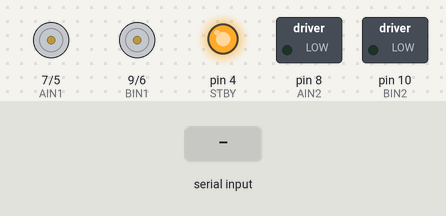
Simulated run of this sketch. Board: Arduino Uno, built with avr-gcc and run on an emulated ATmega328P. On the bench: direction and speed pins drawn as motors (green arrow = direction pin HIGH = forward, orange = LOW = backward, longer = more drive, stopped while the standby pin is LOW), switched loads named in the sketch (green lamp = pin HIGH), output pins drawn as LEDs (lit = HIGH). Inputs (shaded band) come from the test bench. What the sketch prints to the serial monitor is not drawn.

Above: at 1.2 s.
1.3 s: "90,45\n" received over the second serial link
At 1.55 s:
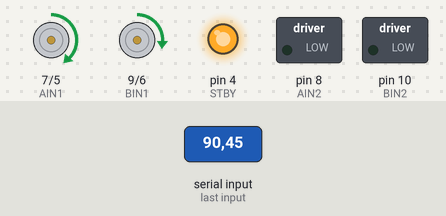
3.3 s: "30,150\n" received over the second serial link
At 3.55 s:
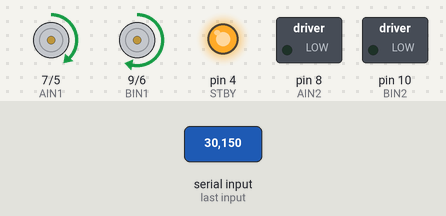
5.3 s: "1,90\n" received over the second serial link
At 5.7 s:
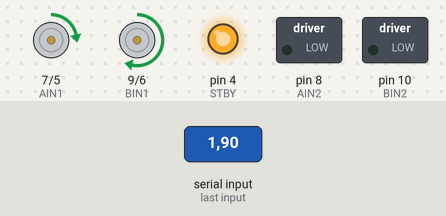
Timing chart, 0 to 8.3 s (numbered marks = the images above; inputs shaded):
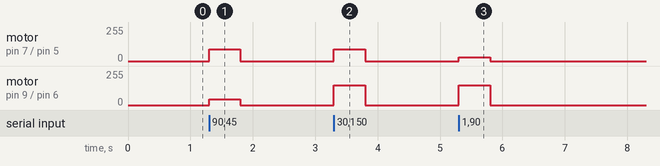

Measured:
- after the input at 1.3 s, motor on pin 7 (AIN1) / pin 5 (PWMA): stopped → forward 90/255 at once, → stopped 0.50 s later; motor on pin 9 (BIN1) / pin 6 (PWMB): stopped → forward 45/255 at once, → stopped 0.50 s later
- after the input at 3.3 s, motor on pin 7 (AIN1) / pin 5 (PWMA): stopped → forward 90/255 at once, → stopped 0.50 s later; motor on pin 9 (BIN1) / pin 6 (PWMB): stopped → forward 150/255 at once, → stopped 0.50 s later
- after the input at 5.3 s, motor on pin 7 (AIN1) / pin 5 (PWMA): stopped → forward 30/255 at once, → stopped 0.50 s later; motor on pin 9 (BIN1) / pin 6 (PWMB): stopped → forward 150/255 at once, → stopped 0.50 s later

The sketch:

Arduino_Motor_Executor.ino
```cpp
/*
  ============================================================
  Vel Project — Arduino Uno R3 Motor Executor
  ============================================================
  Flash this SAME sketch onto BOTH Arduino Uno R3 boards (one
  per rover). It does not run any algorithm — it just listens
  for "leftSpeed,rightSpeed\n" commands over a serial link from
  the ESP32 "brain" board and drives the TB6612FNG motor shield
  accordingly. All Vel-v6.0 / PSO logic lives on the ESP32.

  ------------------------------------------------------------
  WIRING: TB6612FNG shield -> Arduino Uno
  ------------------------------------------------------------
  Your LAFVIN V2 kit uses a TB6612FNG driver, NOT an L298N.
  The pin numbers below are the shield's typical default
  mapping. CHECK the silkscreen labels on your shield before
  trusting this — if it's wired differently, just edit the
  six numbers below to match. If you aren't sure, use the
  separate "Pin_Test" sketch included in this folder first.

      TB6612FNG pin        Arduino Uno pin
      -------------------  ---------------
      PWMA (left speed)    5   (PWM ~)
      AIN1 (left dir)      7
      AIN2 (left dir)      8
      PWMB (right speed)   6   (PWM ~)
      BIN1 (right dir)     9
      BIN2 (right dir)     10
      STBY (enable)        4

  ------------------------------------------------------------
  WIRING: Arduino <-> ESP32 serial link (ONE-WAY, no resistors)
  ------------------------------------------------------------
  This build uses a ONE-WAY link: the ESP32 sends motor commands
  to the Arduino, and the Arduino never talks back. That means
  only a single wire is needed, and no voltage divider is
  required at all.

      ESP32 TX (GPIO17) -----------------> Arduino pin 2 (RX)

  That's it — one wire, plus a shared ground between the two
  boards (see below). We do NOT wire anything from the Arduino
  back to the ESP32, so there's no 5V-into-3.3V-pin risk to
  worry about.

  IMPORTANT: Arduino GND and ESP32 GND must still be connected
  together (through the breadboard's ground rail), or the
  serial signal won't read correctly even with the one wire
  connected.
  ============================================================
*/

#include <SoftwareSerial.h>

const int ESP32_TX_TO_HERE = 2;   // Arduino pin 2 <- ESP32 TX (GPIO17)
const int UNUSED_TX_PIN    = 11;  // required by the library, not physically wired
SoftwareSerial espLink(ESP32_TX_TO_HERE, UNUSED_TX_PIN);

// ---- TB6612FNG pin map (edit if yours differs) ----
const int PWMA = 5;   // left motor speed
const int AIN1 = 7;   // left motor direction
const int AIN2 = 8;
const int PWMB = 6;   // right motor speed
const int BIN1 = 9;   // right motor direction
const int BIN2 = 10;
const int STBY = 4;   // must be HIGH or NOTHING will spin

String incoming = "";
unsigned long lastCommandTime = 0;
const unsigned long COMMAND_TIMEOUT_MS = 500;  // stop if ESP32 goes silent

void setMotor(int pwmPin, int in1, int in2, int speed) {
  speed = constrain(speed, -255, 255);
  if (speed >= 0) {
    digitalWrite(in1, HIGH);
    digitalWrite(in2, LOW);
  } else {
    digitalWrite(in1, LOW);
    digitalWrite(in2, HIGH);
    speed = -speed;
  }
  analogWrite(pwmPin, speed);
}

void stopMotors() {
  setMotor(PWMA, AIN1, AIN2, 0);
  setMotor(PWMB, BIN1, BIN2, 0);
}

void setup() {
  pinMode(PWMA, OUTPUT);
  pinMode(AIN1, OUTPUT);
  pinMode(AIN2, OUTPUT);
  pinMode(PWMB, OUTPUT);
  pinMode(BIN1, OUTPUT);
  pinMode(BIN2, OUTPUT);
  pinMode(STBY, OUTPUT);
  digitalWrite(STBY, HIGH);  // enable the driver chip
  stopMotors();

  Serial.begin(9600);       // USB debug monitor (optional, for bench testing)
  espLink.begin(9600);      // link to ESP32

  Serial.println("Arduino motor executor ready.");
}

void loop() {
  while (espLink.available()) {
    char c = espLink.read();
    if (c == '\n') {
      int commaIndex = incoming.indexOf(',');
      if (commaIndex > 0) {
        int leftSpeed  = incoming.substring(0, commaIndex).toInt();
        int rightSpeed = incoming.substring(commaIndex + 1).toInt();
        setMotor(PWMA, AIN1, AIN2, leftSpeed);
        setMotor(PWMB, BIN1, BIN2, rightSpeed);
        lastCommandTime = millis();
      }
      incoming = "";
    } else if (c != '\r') {
      incoming += c;
    }
  }

  // Safety: if the ESP32 stops talking (crash, disconnect, still booting),
  // stop the motors instead of continuing to run on the last command.
  if (millis() - lastCommandTime > COMMAND_TIMEOUT_MS) {
    stopMotors();
  }
}
```
